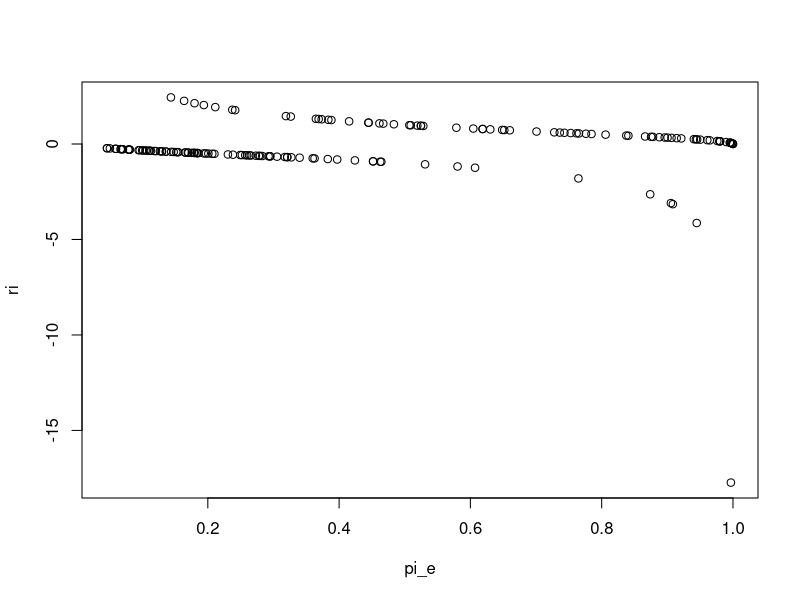

Generate this figure with R:
## ---- chunk 1
d = read.csv("datos/MichelinNY.csv")
m = glm(InMichelin ~ Food + Decor + Service + Price, data = d, family = binomial)
summary(m)
## ---- chunk 2
pi_e = predict(m, type = "response")
ei = d$InMichelin - pi_e
ri = ei/sqrt(pi_e*(1-pi_e))
plot(pi_e,ri)
## ---- chunk 3
pos = which.max(ri)
d[pos,]
